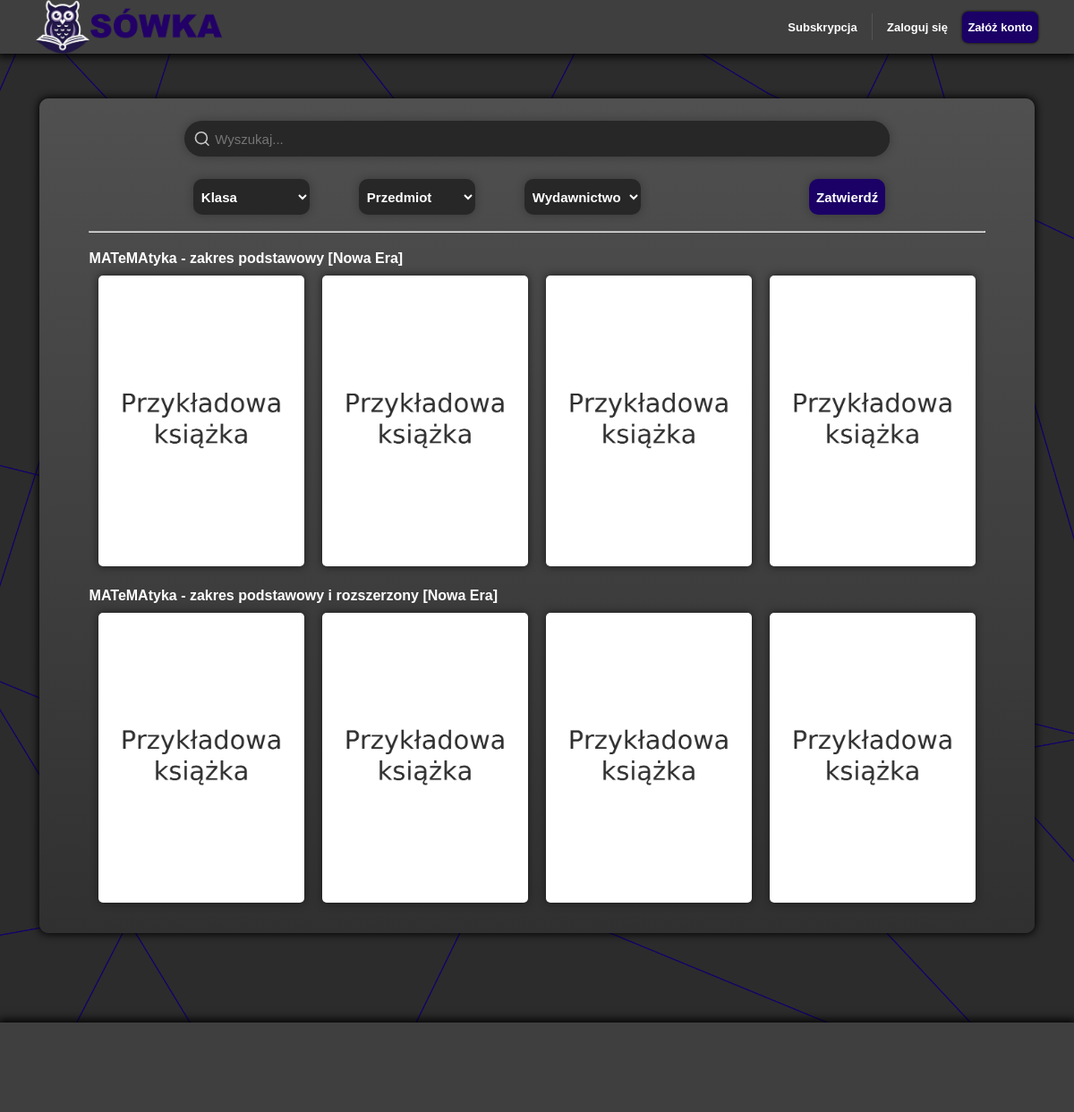
The page / on the database its author committed.
### tables this page shows
CREATE TABLE `textbooks` (
  `id` bigint(20) NOT NULL,
  `dataname` varchar(100) NOT NULL,
  `series` varchar(100) NOT NULL,
  `grade` varchar(100) NOT NULL,
  `subjectt` varchar(100) NOT NULL,
  `publisher` varchar(100) NOT NULL,
  `img` varchar(100) NOT NULL
);

### index.php (the view, shortened to what this page needs)
<?php
    include("config.php");
?>
<!DOCTYPE html>
<html lang="pl">
<head>
    <link rel="stylesheet" type="text/css" href="style/darkstyle.css">
</head>
<body>
    <div id="root">
        <header>
            <div id="banner">
                <div id="img-box">
                    <a href="index.php">
                        <img id="logo" src="img/logo.png" height="60px">
                    </a>
                </div>
                <div id="login-box">
                    <a style="text-decoration: none;" href="login.php"><div id="subscription">Subskrypcja</div></a>
                    <div id="vertical-line"></div>
                    <a style="text-decoration: none;" href="login.php"><div id="login-button">Zaloguj się</div></a>
                    <a style="text-decoration: none;" href="signup.php"><div id="signup-button">Załóż konto</div></a>
                </div>
            </div>
        </header>
        <main>
            <div id="main">
                <div id="main-block">
                    <div id="form-box">
                        <form id="form" method="post">
                            <div id="search-box" >
                                <input type="text" id="search" name="search" placeholder="Wyszukaj..." maxlength="50" >
                            </div>
                            <div id="select-box">
                                <select class="filters" name="grade">
                                    <option hidden selected>Klasa</option>
                                </select>
                                <select class="filters" id="middle-filter" name="subject">
                                    <option hidden selected>Przedmiot</option>
                                </select>
                                <select class="filters" name="publisher">
                                    <option hidden selected>Wydawnictwo</option>
                                </select>
                                <div id="submit-box">
                                        <input id="submit-button" type="submit" value="Zatwierdź">
                                </div>
                            </div>
                        </form>
                    </div>
                    <hr style="width: 90%;"/>
                    <div id="section-wrapper">
                        <?php
                            $search = null;
                                $query = "SELECT dataname, series, grade, subjectt, publisher, img FROM textbooks WHERE LOWER(dataname) LIKE '%$search%'";
                                $result = mysqli_query($conn, $query);
                                $displayed_series = array();
                                $i = 0;
                                while ($row = mysqli_fetch_array($result)) {
                                    $series = $row['series'];
                                    if (!in_array($series, $displayed_series)) {
                                        if($i > 0){
                                            echo "</div>";
                                        }
                                        echo "<div class='section'><label class='label-style'>".$series."</label><br/>";
                                        $displayed_series[] = $series;
                                        $i++;
                                    }
                                    echo "<div class='book-box'><a href='login.php'><img class='book' width='230' height='324.68' src='textbooksimg/".$row['img']."'></a></div>";
                                }
                        ?>
                    </div>
                </div>
            </div>
        </main>
        <footer>
            <div id="footer">
            </div>
        </footer>
    </div>
</body>
</html>

### style/darkstyle.css (style rules this page uses)
body { margin: 0px; padding: 0px; background-image: url('../img/background.png'); background-size: cover; background-position: center; background-repeat: no-repeat; }
#banner { background-color: rgb(63, 63, 63); height: 60px; box-shadow: 0px 0px 10px 3px rgb(0, 0, 0); padding-left: 200px; padding-right: 200px; display: flex; }
@media only screen and (max-width: 1300px) { #banner { padding-left: 40px; padding-right: 40px; } }
#main { width: 100%; height: auto; min-height: 100vh; }
#footer { margin-top: 100px; width: 100%; height: 100px; background-color: rgb(63, 63, 63); box-shadow: 0px 0px 10px 3px rgb(0, 0, 0); }
#img-box { width: 223px; height: 100%; }
#login-box { height: 100%; width: 300px; display: flex; align-items: center; justify-content: right; margin-left: auto; }
#signup-button { border-radius: 7px; height: 35px; width: 85px; border: 0px; margin-left: 0px; background-color: rgb(27, 0, 102); color: white; font-size: 13px; cursor: pointer; font-family: arial; font-weight: 550; display: flex; align-items: center; justify-content: center; box-shadow: 0px 0px 3px rgb(0, 0, 0); transition: all 0.5s ease; }
#login-button { margin-right: 10px; margin-left: 0px; border-radius: 7px; height: 35px; width: 80px; border: 0px; color: white; font-size: 13px; cursor: pointer; font-family: arial; font-weight: 550; display: flex; align-items: center; justify-content: center; transition: all 0.5s ease; }
#vertical-line { height: 30px; width: 10px; border-left: 1px solid rgb(83, 83, 83); }
#subscription { border-radius: 7px; height: 35px; width: 90px; border: 0px; color: white; font-size: 13px; cursor: pointer; font-family: arial; font-weight: 550; display: flex; align-items: center; justify-content: center; margin-right: 10px; transition: all 0.5s ease; }
#main-block { background: linear-gradient(to bottom, rgb(80, 80, 80), rgb(48, 48, 48)); width: auto; min-height: 500px; max-width: 1112px; margin-left: auto; margin-right: auto; margin-top: 50px; box-shadow: 0px 0px 10px 1px rgb(0, 0, 0); border-radius: 10px; padding-bottom: 20px; }
#form { padding-top: 10px; }
#search { border-top-right-radius: 25px; border-bottom-right-radius: 25px; height: 40px; width: 100%; border: 0px; padding: 0px; background-color: rgb(39, 39, 39); color: white; font-size: 15px; font-family: arial; padding-left: 5px; transition: all 0.5s ease; }
#search-box { border: 0px; padding: 0px; margin-top: 15px; margin-bottom: 15px; font-size: 15px; font-family: arial; border-radius: 25px 25px; width: 70%; height: 40px; display: flex; align-items: center; justify-content: center; padding-left: 10px; margin-left: auto; margin-right: auto; background-color: rgb(39, 39, 39); color: white; box-shadow: 0px 0px 10px rgba(27, 27, 27, 0.4); transition: all 0.5s ease; }
#select-box { margin-top: 10px; width: 70%; margin-left: auto; margin-right: auto; display: flex; align-items: center; justify-content: center; }
.filters { border-radius: 10px; height: 40px; min-width: 130px; border: 0px; font-size: 15px; cursor: pointer; font-family: arial; font-weight: 550; padding-left: 5px; margin-right: 5px; margin-left: 5px; box-shadow: 0px 0px 10px rgba(27, 27, 27, 0.4); background-color: rgb(39, 39, 39); color: rgb(255, 255, 255); transition: all 0.5s ease; }
#middle-filter { margin-left: 50px; margin-right: 50px; }
#section-wrapper { margin-top: 10px; width: 90%; margin-left: auto; margin-right: auto; }
.label-style { color: white; font-family: arial; font-weight: 550; margin-top: 10px; display: inline-block; }
.section { width: 100%; margin-left: auto; margin-right: auto; white-space: nowrap; overflow-x: auto; overflow-y: hidden; }
.book-box { width: 230px; margin: 10px; display: inline-block; position: relative; }
.book { border-radius: 5px; -webkit-touch-callout: none; -webkit-user-select: none; -khtml-user-select: none; -moz-user-select: none; -ms-user-select: none; user-select: none; cursor: pointer; box-shadow: 0px 0px 10px rgba(27, 27, 27, 1); transition: all 0.5s ease; }
#submit-box { display: flex; justify-content: right; align-items: center; width: 100%; }
#submit-button { border-radius: 10px; height: 40px; width: 85px; border: 0px; font-size: 15px; cursor: pointer; font-family: arial; font-weight: 550; margin-top: 10px; margin-bottom: 10px; box-shadow: 0px 0px 10px rgba(27, 27, 27, 0.4); background-color: rgb(27, 0, 102); color: rgb(255, 255, 255); transition: all 0.5s ease; }
#logo { display: block; }

### rows shown on the page
textbooks: series "MATeMAtyka - zakres podstawowy [Nowa Era]", img (picture)
textbooks: img (picture)
textbooks: img (picture)
textbooks: img (picture)
textbooks: series "MATeMAtyka - zakres podstawowy i rozszerzony [Nowa Era]", img (picture)
textbooks: img (picture)
textbooks: img (picture)
textbooks: img (picture)
